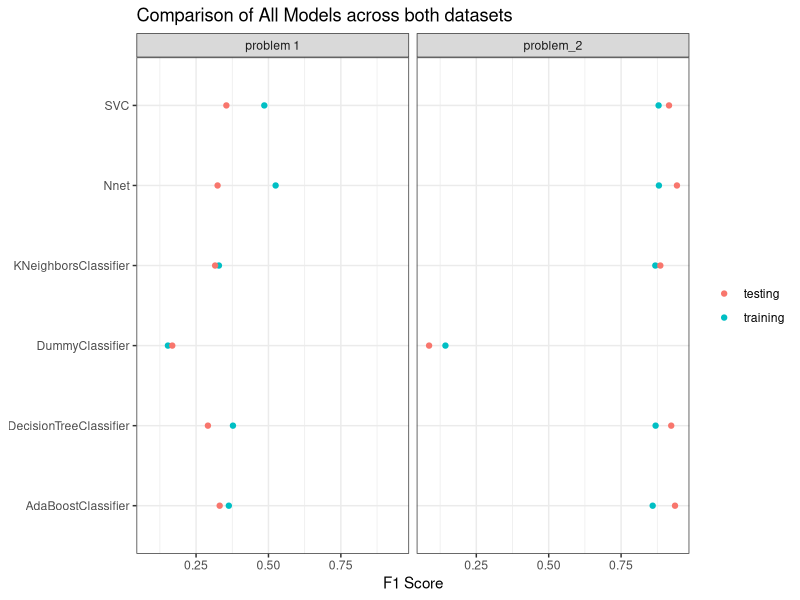
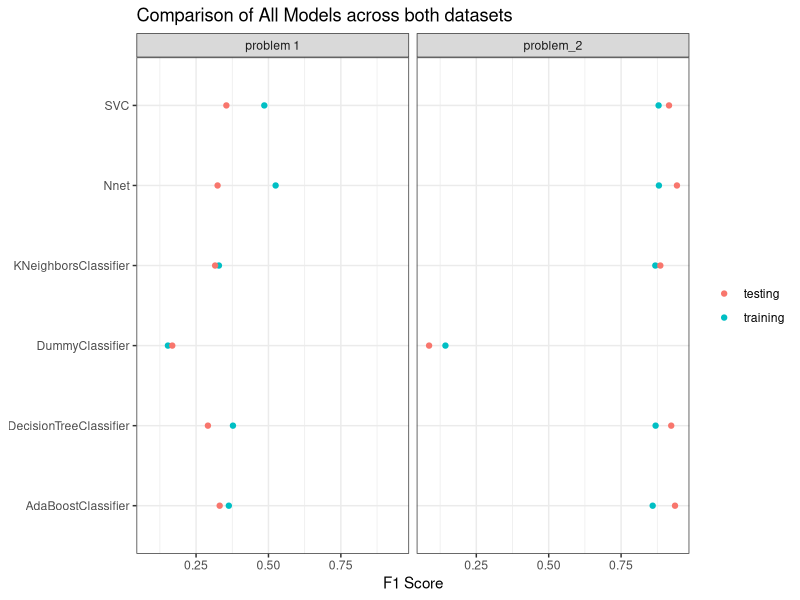

Write the R code that produced these figures, in order.

library(data.table)
library(magrittr)
library(ggplot2)

setwd('~/School/assignment_1/')

df0 = fread('problem_1/RESULTS.csv')
df0[, dataset := 'problem 1']

df1 = fread('problem_2/RESULTS.csv')
df1[, dataset := 'problem_2']

df = rbind(df0, df1)
df$full_train_accuracy = NULL
df$full_test_accuracy = NULL

(
  plot = df %>%
    .[!(model %in% c(
      "KNeighborsClassifier() [OVERSAMPLE]", 
      "DummyClassifier(random_state=0, strategy='most_frequent')"
    ))] %>%
    ggplot(aes(y = model)) +
    geom_point(aes(x = full_train_f1, color='training')) +
    geom_point(aes(x = full_test_f1, color='testing')) +
    theme(legend.position = 'bottom') +
    facet_wrap(~dataset) +
    scale_y_discrete(
      labels = function(x){
        gsub('\\(.*', '', x)
      }
    ) +
    theme_bw() +
    labs(
      title='Comparison of All Models across both datasets',
      x='F1 Score', y = NULL, color = NULL
    )
)

ggsave('final_figure.png', plot, width=8, height=3, dpi=300)
